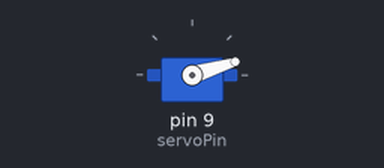
The sketch below on a simulated Arduino Uno, built with avr-gcc and run on an emulated ATmega328P. Parts: servo.

Above: at 0.05 s.
At 1.4 s:
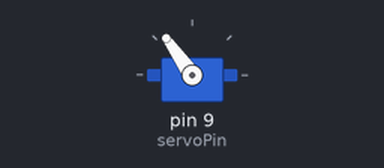
At 2.75 s:
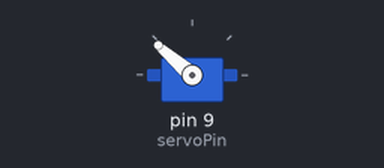
At 5.5 s:
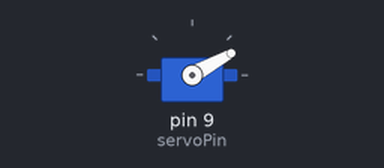
Timing chart, 0 to 7.6 s (numbered marks = the images above):
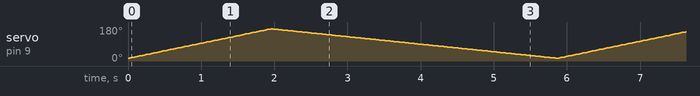

The sketch:

Servo_loop.ino
```cpp
#include <Servo.h> //Loading the servo library
int pos = 0 ; //Declare and initialize pos variable
int servoPin = 9 ; // Servo is on pin 9
int servoDelay = 25 ;

 Servo myPointer ; // Create a Servo object called myPointer

//#include <Servo.h>

void setup() {
  Serial.begin(9600);
  myPointer.attach(servoPin);
}

void loop() {

 for (pos=15 ; pos <=170 ; pos=pos+2) {
  myPointer.write(pos) ; // send servo to pos
  delay(servoDelay) ; // pause a moment
  }

for (pos=170 ; pos >=15 ; pos--) {
  myPointer.write(pos) ; // send servo to pos
  delay(servoDelay) ; // pause a moment
  }
}
```
